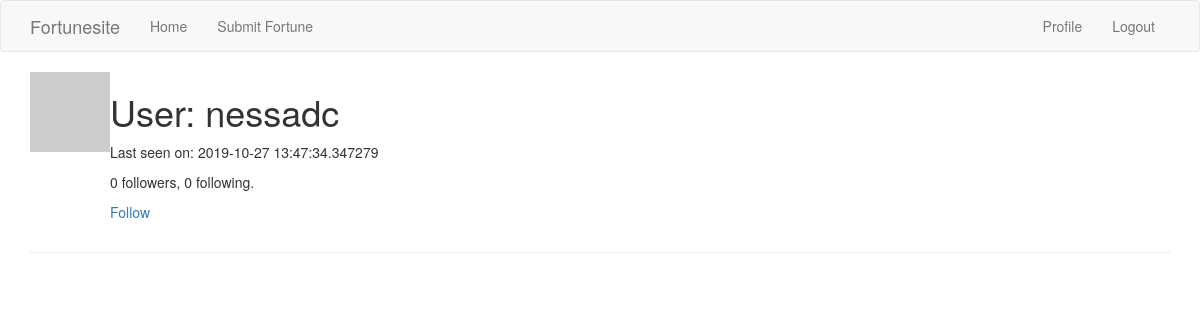
/user/nessadc (signed in), run on an earlier commit of the app's database.
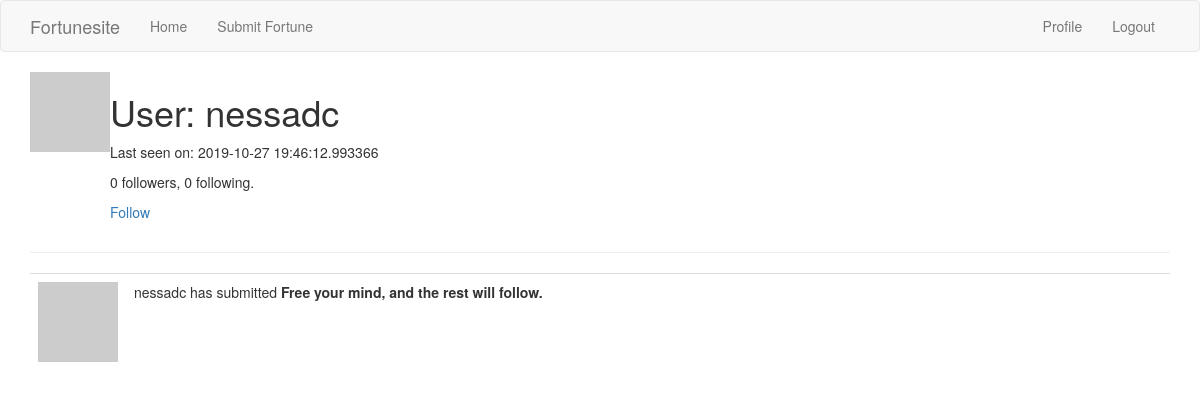
And on a later commit of the database.
### fortunesite/models.py (models this page shows, shortened)
class User(UserMixin, db.Model):
    id = db.Column(db.Integer, primary_key=True)
    username = db.Column(db.String(64), index=True, unique=True,
                         nullable=False)
    email = db.Column(db.String(120), index=True, unique=True)
    password_hash = db.Column(db.String(128))
    fortunes = db.relationship('Fortune', backref='author', lazy=True)
    about_me = db.Column(db.String(140))
    last_seen = db.Column(db.DateTime, default=datetime.utcnow)
    followed = db.relationship(
        'User', secondary=followers,
        primaryjoin=(followers.c.follower_id == id),
        secondaryjoin=(followers.c.followed_id == id),
        backref=db.backref('followers', lazy='dynamic'), lazy='dynamic')
    def avatar(self, size):
        digest = md5(self.email.lower().encode('utf-8')).hexdigest()
        return 'https://www.gravatar.com/avatar/{}?d=identicon&s={}'.format(
            digest, size)
    def is_following(self, user):
        return self.followed.filter(
            followers.c.followed_id == user.id).count() > 0

class Fortune(db.Model):
    id = db.Column(db.Integer, primary_key=True)
    content = db.Column(db.String(140))
    timestamp = db.Column(db.DateTime, index=True,
                          default=datetime.utcnow)
    user_id = db.Column(db.Integer, db.ForeignKey('user.id'))

### fortunesite/routes.py (the view)
@app.route('/user/<username>')
@login_required
def user(username):
    user = User.query.filter_by(username=username).first_or_404()
    fortunes = Fortune.query.filter_by(author=user).all()
    return render_template('user.html', user=user, fortunes=fortunes)

### fortunesite/models.py (called while the page is built)
@login.user_loader
def load_user(id):
    return User.query.get(int(id))

### fortunesite/routes.py (called while the page is built)
@app.before_request
def before_request():
    if current_user.is_authenticated:
        current_user.last_seen = datetime.utcnow()
        db.session.commit()

### fortunesite/templates/user.html (shortened to what this page needs)
{% extends "layout.html" %}
{% block app_content %}
    <table>
        <tr valign='top'>
            <td><img src= "{{ user.avatar(128) }}"></td>
            <td>
                <h1>User: {{ user.username }}</h1>
                {% if user.last_seen %}<p>Last seen on: {{ user.last_seen }}</p>{% endif %}
                <p>{{ user.followers.count() }} followers, {{ user.followed.count() }} following.</p>
                {% if user == current_user %}
                <p><a href="{{ url_for('edit_profile') }}">Edit your profile</a></p>
                {% elif not current_user.is_following(user) %}
                <p><a href="{{ url_for('follow', username=user.username) }}">Follow</a></p>
                {% else %}
                <p><a href="{{ url_for('unfollow', username=user.username) }}">Unfollow</a></p>
                {% endif %}
            </td>
        </tr>
    </table>
    <hr>
    {% for fortune in fortunes %}
        {% include '_fortune.html' %}
    {% endfor %}
{% endblock %}

### fortunesite/templates/layout.html (shortened to what this page needs)
{% extends 'bootstrap/base.html' %}
{% block navbar %}
    <nav class="navbar navbar-default">
        <div class="container">
            <div class="navbar-header">
                <a class="navbar-brand" href="{{ url_for('index') }}">Fortunesite</a>
            </div>
            <div class="collapse navbar-collapse" id="bs-example-navbar-collapse-1">
                <ul class="nav navbar-nav">
                    <li><a href="{{ url_for('index') }}">Home</a></li>
                    <li><a href="{{ url_for('submit') }}">Submit Fortune</a></li>
                </ul>
                <ul class="nav navbar-nav navbar-right">
                    {% if current_user.is_anonymous %}
                    <li><a href="{{ url_for('login') }}">Login</a></li>
                    {% else %}
                    <li><a href="{{ url_for('user', username=current_user.username) }}">Profile</a></li>
                    <li><a href="{{ url_for('logout') }}">Logout</a></li>
                    {% endif %}
                </ul>
            </div>
        </div>
    </nav>
{% endblock %}
{% block content %}
    <div class="container">
        {% block app_content %}{% endblock %}
    </div>
{% endblock %}

### fortunesite/templates/_fortune.html
<table class="table table-hover">
    <tr>
        <td width="70px"><img src="{{ fortune.author.avatar(36) }}"></td>
        {% if user == current_user %}
        <td>You have submitted <b>{{ fortune.content }}</b></td>
        {% else %}
        <td>{{ fortune.author.username }} has submitted <b>{{ fortune.content }}</b></td>
        {% endif %}
    </tr>
</table>

What changed in the data, as far as the page shows it:
changed User "nessadc": last_seen "2019-10-27 13:47:34.347279" → "2019-10-27 19:46:12.993366"
added Fortune: author.username "nessadc", content "Free your mind, and the rest will follow."
